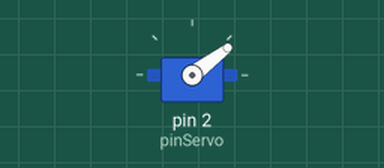
Bench run of a sketch on a simulated Arduino Uno, built with avr-gcc and run on an emulated ATmega328P. Parts: servo.

Above: at 0.05 s.
Timing chart, 0 to 4.6 s (numbered marks = the images above):
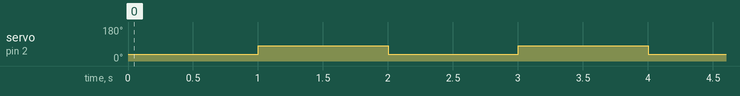

Measured:
- by itself, servo on pin 2 (pinServo): alternates 80° for 1.0 s and 37° for 1.0 s

The sketch:

13-Solucion_ejercicio.ino
```cpp
#include <Servo.h>

Servo pinza;
int pinServo = 2;


void setup() {

  pinza.attach(pinServo);

}

void loop() {

pinza.write(37);
delay(1000);
pinza.write(80);
delay(1000);


}
```
